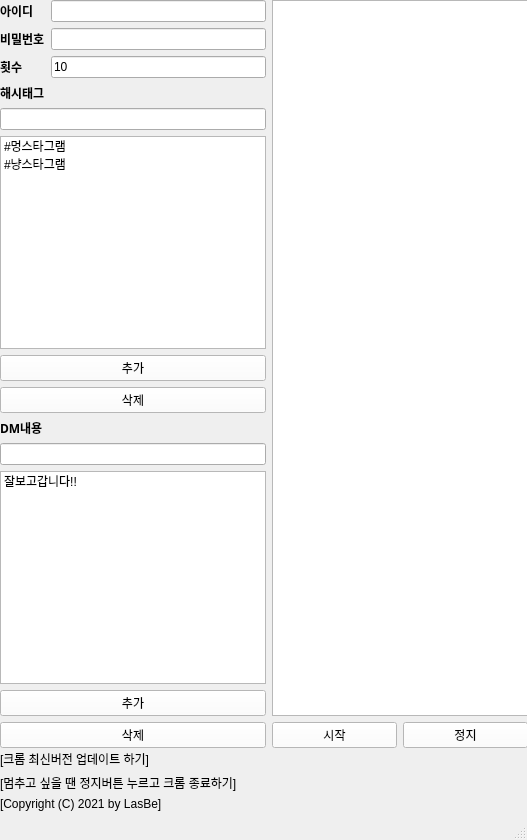
<?xml version="1.0" encoding="UTF-8"?>
<ui version="4.0">
 <class>MainWindow</class>
 <widget class="QMainWindow" name="MainWindow">
  <property name="geometry">
   <rect>
    <x>0</x>
    <y>0</y>
    <width>527</width>
    <height>840</height>
   </rect>
  </property>
  <property name="contextMenuPolicy">
   <enum>Qt::NoContextMenu</enum>
  </property>
  <property name="windowTitle">
   <string>Instagram Auto 0.2</string>
  </property>
  <property name="windowIcon">
   <iconset>
    <normaloff>icon.ico</normaloff>icon.ico</iconset>
  </property>
  <property name="autoFillBackground">
   <bool>false</bool>
  </property>
  <property name="tabShape">
   <enum>QTabWidget::Rounded</enum>
  </property>
  <property name="dockNestingEnabled">
   <bool>false</bool>
  </property>
  <property name="unifiedTitleAndToolBarOnMac">
   <bool>false</bool>
  </property>
  <widget class="QWidget" name="centralwidget">
   <widget class="QWidget" name="layoutWidget">
    <property name="geometry">
     <rect>
      <x>0</x>
      <y>0</y>
      <width>528</width>
      <height>748</height>
     </rect>
    </property>
    <layout class="QGridLayout" name="gridLayout_3">
     <item row="0" column="0">
      <layout class="QGridLayout" name="gridLayout">
       <item row="1" column="1">
        <widget class="QLineEdit" name="line_pw">
         <property name="tabletTracking">
          <bool>false</bool>
         </property>
         <property name="focusPolicy">
          <enum>Qt::StrongFocus</enum>
         </property>
         <property name="text">
          <string/>
         </property>
         <property name="echoMode">
          <enum>QLineEdit::Password</enum>
         </property>
         <property name="clearButtonEnabled">
          <bool>false</bool>
         </property>
        </widget>
       </item>
       <item row="8" column="0">
        <widget class="QLabel" name="label_5">
         <property name="font">
          <font>
           <family>Arial Black</family>
           <weight>75</weight>
           <bold>true</bold>
          </font>
         </property>
         <property name="text">
          <string>DM내용</string>
         </property>
        </widget>
       </item>
       <item row="11" column="0" colspan="2">
        <widget class="QPushButton" name="btn_dm">
         <property name="focusPolicy">
          <enum>Qt::StrongFocus</enum>
         </property>
         <property name="acceptDrops">
          <bool>false</bool>
         </property>
         <property name="autoFillBackground">
          <bool>false</bool>
         </property>
         <property name="styleSheet">
          <string notr="true">background-color: rgb(255, 255, 255);</string>
         </property>
         <property name="text">
          <string>추가</string>
         </property>
        </widget>
       </item>
       <item row="1" column="0">
        <widget class="QLabel" name="label_2">
         <property name="font">
          <font>
           <family>Arial Black</family>
           <weight>75</weight>
           <bold>true</bold>
          </font>
         </property>
         <property name="text">
          <string>비밀번호</string>
         </property>
        </widget>
       </item>
       <item row="4" column="0" colspan="2">
        <widget class="QLineEdit" name="line_hashtag">
         <property name="focusPolicy">
          <enum>Qt::StrongFocus</enum>
         </property>
        </widget>
       </item>
       <item row="7" column="0" colspan="2">
        <widget class="QPushButton" name="btn_hashtag_del">
         <property name="focusPolicy">
          <enum>Qt::ClickFocus</enum>
         </property>
         <property name="acceptDrops">
          <bool>false</bool>
         </property>
         <property name="autoFillBackground">
          <bool>false</bool>
         </property>
         <property name="styleSheet">
          <string notr="true">background-color: rgb(255, 255, 255);</string>
         </property>
         <property name="text">
          <string>삭제</string>
         </property>
        </widget>
       </item>
       <item row="2" column="0">
        <widget class="QLabel" name="label_3">
         <property name="font">
          <font>
           <family>Arial Black</family>
           <weight>75</weight>
           <bold>true</bold>
          </font>
         </property>
         <property name="text">
          <string>횟수</string>
         </property>
        </widget>
       </item>
       <item row="2" column="1">
        <widget class="QLineEdit" name="line_cycle">
         <property name="focusPolicy">
          <enum>Qt::StrongFocus</enum>
         </property>
         <property name="text">
          <string>10</string>
         </property>
        </widget>
       </item>
       <item row="6" column="0" colspan="2">
        <widget class="QPushButton" name="btn_hashtag">
         <property name="focusPolicy">
          <enum>Qt::StrongFocus</enum>
         </property>
         <property name="acceptDrops">
          <bool>false</bool>
         </property>
         <property name="autoFillBackground">
          <bool>false</bool>
         </property>
         <property name="styleSheet">
          <string notr="true">background-color: rgb(255, 255, 255);</string>
         </property>
         <property name="text">
          <string>추가</string>
         </property>
        </widget>
       </item>
       <item row="0" column="0">
        <widget class="QLabel" name="label">
         <property name="font">
          <font>
           <family>Arial Black</family>
           <weight>75</weight>
           <bold>true</bold>
          </font>
         </property>
         <property name="text">
          <string>아이디</string>
         </property>
        </widget>
       </item>
       <item row="12" column="0" colspan="2">
        <widget class="QPushButton" name="btn_dm_del">
         <property name="focusPolicy">
          <enum>Qt::ClickFocus</enum>
         </property>
         <property name="acceptDrops">
          <bool>false</bool>
         </property>
         <property name="autoFillBackground">
          <bool>false</bool>
         </property>
         <property name="styleSheet">
          <string notr="true">background-color: rgb(255, 255, 255);</string>
         </property>
         <property name="text">
          <string>삭제</string>
         </property>
        </widget>
       </item>
       <item row="0" column="1">
        <widget class="QLineEdit" name="line_id">
         <property name="focusPolicy">
          <enum>Qt::StrongFocus</enum>
         </property>
         <property name="text">
          <string/>
         </property>
        </widget>
       </item>
       <item row="3" column="0">
        <widget class="QLabel" name="label_4">
         <property name="font">
          <font>
           <family>Arial Black</family>
           <weight>75</weight>
           <bold>true</bold>
          </font>
         </property>
         <property name="text">
          <string>해시태그</string>
         </property>
        </widget>
       </item>
       <item row="9" column="0" colspan="2">
        <widget class="QLineEdit" name="line_dm">
         <property name="focusPolicy">
          <enum>Qt::StrongFocus</enum>
         </property>
         <property name="acceptDrops">
          <bool>true</bool>
         </property>
        </widget>
       </item>
       <item row="10" column="0" colspan="2">
        <widget class="QListWidget" name="list_dm">
         <item>
          <property name="text">
           <string>잘보고갑니다!!</string>
          </property>
         </item>
        </widget>
       </item>
       <item row="5" column="0" colspan="2">
        <widget class="QListWidget" name="list_hashtag">
         <item>
          <property name="text">
           <string>#멍스타그램</string>
          </property>
         </item>
         <item>
          <property name="text">
           <string>#냥스타그램</string>
          </property>
         </item>
        </widget>
       </item>
      </layout>
     </item>
     <item row="0" column="1">
      <layout class="QGridLayout" name="gridLayout_2">
       <item row="0" column="0" colspan="2">
        <widget class="QTextEdit" name="textbox">
         <property name="font">
          <font>
           <family>Arial</family>
           <pointsize>7</pointsize>
          </font>
         </property>
         <property name="focusPolicy">
          <enum>Qt::NoFocus</enum>
         </property>
         <property name="frameShape">
          <enum>QFrame::StyledPanel</enum>
         </property>
         <property name="frameShadow">
          <enum>QFrame::Sunken</enum>
         </property>
        </widget>
       </item>
       <item row="1" column="0">
        <widget class="QPushButton" name="btn_start">
         <property name="focusPolicy">
          <enum>Qt::StrongFocus</enum>
         </property>
         <property name="acceptDrops">
          <bool>false</bool>
         </property>
         <property name="autoFillBackground">
          <bool>false</bool>
         </property>
         <property name="styleSheet">
          <string notr="true">background-color: rgb(255, 255, 255);</string>
         </property>
         <property name="text">
          <string>시작</string>
         </property>
        </widget>
       </item>
       <item row="1" column="1">
        <widget class="QPushButton" name="btn_stop">
         <property name="focusPolicy">
          <enum>Qt::StrongFocus</enum>
         </property>
         <property name="acceptDrops">
          <bool>false</bool>
         </property>
         <property name="autoFillBackground">
          <bool>false</bool>
         </property>
         <property name="styleSheet">
          <string notr="true">background-color: rgb(255, 255, 255);</string>
         </property>
         <property name="text">
          <string>정지</string>
         </property>
        </widget>
       </item>
      </layout>
     </item>
    </layout>
   </widget>
   <widget class="QWidget" name="layoutWidget">
    <property name="geometry">
     <rect>
      <x>0</x>
      <y>750</y>
      <width>331</width>
      <height>61</height>
     </rect>
    </property>
    <layout class="QGridLayout" name="gridLayout_4">
     <item row="0" column="0">
      <widget class="QLabel" name="label_6">
       <property name="text">
        <string>[크롬 최신버전 업데이트 하기]</string>
       </property>
      </widget>
     </item>
     <item row="1" column="0">
      <widget class="QLabel" name="label_7">
       <property name="text">
        <string>[멈추고 싶을 땐 정지버튼 누르고 크롬 종료하기]</string>
       </property>
      </widget>
     </item>
     <item row="2" column="0">
      <widget class="QLabel" name="label_9">
       <property name="text">
        <string>[Copyright (C) 2021 by LasBe]</string>
       </property>
      </widget>
     </item>
    </layout>
   </widget>
  </widget>
  <widget class="QStatusBar" name="statusbar"/>
 </widget>
 <tabstops>
  <tabstop>line_id</tabstop>
  <tabstop>line_pw</tabstop>
  <tabstop>line_cycle</tabstop>
  <tabstop>line_hashtag</tabstop>
  <tabstop>btn_hashtag</tabstop>
  <tabstop>line_dm</tabstop>
  <tabstop>btn_dm</tabstop>
  <tabstop>btn_start</tabstop>
  <tabstop>btn_dm_del</tabstop>
  <tabstop>btn_hashtag_del</tabstop>
  <tabstop>list_hashtag</tabstop>
  <tabstop>list_dm</tabstop>
 </tabstops>
 <resources/>
 <connections/>
 <slots>
  <slot>addList_hashtag()</slot>
  <slot>connect()</slot>
 </slots>
</ui>
